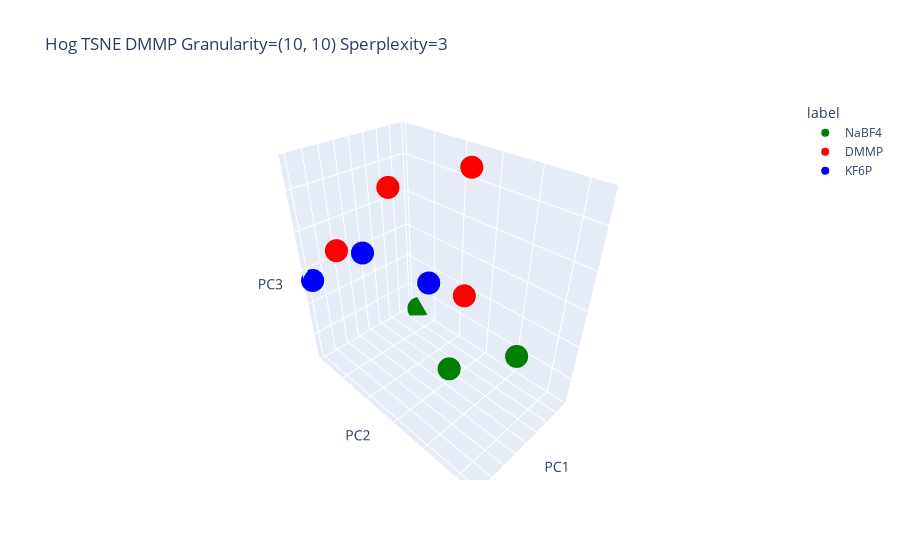

Write notebook code for a chart like this one.
### Code cell
import plotly.express as px

fig = px.scatter_3d(df, x='PC1', y='PC2',z='PC3',  color='label', symbol='label', title='Hog TSNE %s Granularity=%s Sperplexity=%s' % (molecular_imprinting_name, str((int(1000 / pixels_per_cell[0]), int(1000 / pixels_per_cell[0]))), str(perplexity)), color_discrete_map={
                "DMMP": "red",
                "NaBF4": "green",
                "KF6P": "blue",
                "MPA": "goldenrod",
                "MP": "purple"},
                symbol_sequence= ['circle', 'circle', 'circle', 'circle'])
fig.update_layout(scene=dict(
    xaxis=dict(showticklabels=False),
    yaxis=dict(showticklabels=False),
    zaxis=dict(showticklabels=False)
))
fig.show()

### Figure 1 — Plotly figure (JSON) as saved in the notebook; plotly's stock layout.template omitted (floating-point values rounded to 4 significant figures)
{"data": [{"hovertemplate": "label=NaBF4<br>PC1=%{x}<br>PC2=%{y}<br>PC3=%{z}<extra></extra>", "legendgroup": "NaBF4", "marker": {"color": "green", "symbol": "circle"}, "mode": "markers", "name": "NaBF4", "scene": "scene", "showlegend": true, "x": [43.19, -76.59, 31.86], "y": [95.94, -80.08, 167.8], "z": [-51.31, -132.2, 7.07], "type": "scatter3d"}, {"hovertemplate": "label=DMMP<br>PC1=%{x}<br>PC2=%{y}<br>PC3=%{z}<extra></extra>", "legendgroup": "DMMP", "marker": {"color": "red", "symbol": "circle"}, "mode": "markers", "name": "DMMP", "scene": "scene", "showlegend": true, "x": [81.35, -47.03, -41.73, 27.16], "y": [-30.08, 35.02, 41.94, -7.055], "z": [55.61, -34.09, 130.6, 115.2], "type": "scatter3d"}, {"hovertemplate": "label=KF6P<br>PC1=%{x}<br>PC2=%{y}<br>PC3=%{z}<extra></extra>", "legendgroup": "KF6P", "marker": {"color": "blue", "symbol": "circle"}, "mode": "markers", "name": "KF6P", "scene": "scene", "showlegend": true, "x": [79.44, 9.722, -57.59], "y": [-96.89, -88.28, -38.32], "z": [-14.09, -1.425, -55.71], "type": "scatter3d"}], "layout": {"scene": {"domain": {"x": [0.0, 1.0], "y": [0.0, 1.0]}, "xaxis": {"title": {"text": "PC1"}, "showticklabels": false}, "yaxis": {"title": {"text": "PC2"}, "showticklabels": false}, "zaxis": {"title": {"text": "PC3"}, "showticklabels": false}}, "legend": {"title": {"text": "label"}, "tracegroupgap": 0}, "title": {"text": "Hog TSNE DMMP Granularity=(10, 10) Sperplexity=3"}}}
